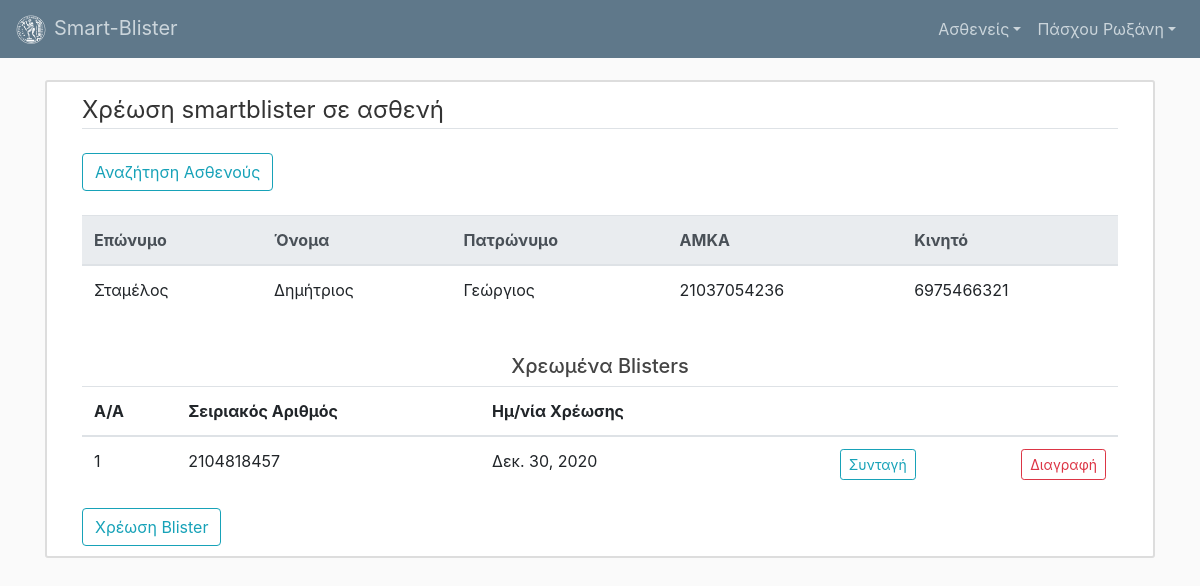
The page /pharmacist/blister/patient/7/ (signed in) on the database its author committed.
### users/models.py (models this page shows, shortened)
class PatientProfile(models.Model):
	user = models.OneToOneField(User,on_delete=models.CASCADE)
	doctor = models.ForeignKey(DoctorProfile, on_delete=models.SET_NULL, blank=True, null=True)

class UserProfile(models.Model):
	id_type_choices = (
		(1,'Αστυνομική'),
		(2,'Διαβατήριο'),
		(3,'Στρατιωτική')
	)
	user = models.OneToOneField(User,on_delete=models.CASCADE)
	amka = models.CharField(max_length=11,unique=True,default='')
	birthdate = models.DateField(default=timezone.now)
	cell_phone = models.BigIntegerField(blank=True)
	id_num = models.CharField(max_length=8,unique=True,default='')
	id_type = models.PositiveSmallIntegerField(choices=id_type_choices,default=1)
	id_date_issued = models.DateField(default=timezone.now)
	id_place_issued = models.CharField(max_length=100,default='')
	father_name = models.CharField(max_length=50,blank=True)
	is_doctor = models.BooleanField(default=False)
	is_pharmacist = models.BooleanField(default=False)
	is_pharmacy = models.BooleanField(default=False)
	is_patient = models.BooleanField(default=False)

### pharmacist/models.py (models this page shows, shortened)
class Blister(models.Model):
	serial = models.CharField(max_length=20)
	patient = models.ForeignKey(PatientProfile, null=True, on_delete=models.PROTECT)
	pharmacist = models.ForeignKey(PharmacistProfile, null=True, on_delete=models.CASCADE)
	charge_date = models.DateField(default=timezone.now)

### pharmacist/views.py (the view)
# urls.py: path('blister/patient/<int:patient_id>/',views.chargedBlisters, name='chargedBlisters'),
@login_required
def chargedBlisters(request,patient_id):
	if request.method == 'POST':
		form = PatientSearchForm(request.POST)
		form1 = BlisterAddForm(request.POST)
		if form.is_valid():
			amka = form.cleaned_data['amka']
			try:
				patient = PatientProfile.objects.get(user__userprofile__amka=amka)
				blisters = patient.blister_set.all().order_by('-charge_date')
			except PatientProfile.DoesNotExist:
				patient = None
				blisters = None
		else:
			patient = None
			blisters = None
	else:
		form = PatientSearchForm()
		form1 = BlisterAddForm()
		try:
			patient = PatientProfile.objects.get(id=patient_id)
			blisters = patient.blister_set.all().order_by('-charge_date')
		except PatientProfile.DoesNotExist:
			patient = None
			blisters = None
	context = {
		'title':'Χρέωση smartblister',
		'form':form,
		'form1':form1,
		'patient':patient,
		'blisters': blisters
	}
	return render(request,'pharmacist/blister_list.html', context)

### pharmacist/forms.py
class PatientSearchForm(forms.Form):
	amka = forms.CharField(label='AMKA',help_text='Εισαγωγή ΑΜΚΑ ασθενούς')

class BlisterAddForm(forms.ModelForm):
	serial = forms.CharField(label="Σειριακός Αριθμός")
	charge_date = forms.DateField(label="Ημ/νία Χρέωσης",initial=timezone.now)
	class Meta:
		model = Blister
		fields = ['serial','charge_date']

### pharmacist/templates/pharmacist/blister_list.html (shortened to what this page needs)
{% extends "dashboard/base.html" %}
{% load crispy_forms_tags %}
{% block body_block %}
  <div class="content-section">
    <div class="container mb-4">
      <legend class="border-bottom mb-4">Χρέωση smartblister σε ασθενή</legend>
      <button type="button mb-4" class="btn btn-outline-info" data-toggle="modal" data-target="#myModal">Αναζήτηση Ασθενούς</button>
    </div>
    <div class="container">
      {% if patient == None %}
      <div class="table-responsive">
        <table class="table">
          <thead class="thead-light">
            <tr>
              <th>Επώνυμο</th>
              <th>Όνομα</th>
              <th>Πατρώνυμο</th>
              <th>ΑΜΚΑ</th>
              <th></th>
            </tr>
          </thead>
          <tbody>
            <tr>
              <th colspan="5">Δεν υπάρχουν δεδομένα</th>
            </tr>
          </tbody>
        </table>
      </div>
      {% else %}
      <div class="table-responsive">
        <table class="table">
          <thead class="thead-light">
            <tr>
              <th>Επώνυμο</th>
              <th>Όνομα</th>
              <th>Πατρώνυμο</th>
              <th>ΑΜΚΑ</th>
              <th>Κινητό</th>
            </tr>
          </thead>
          <tbody>
            <tr>
              <form>
                <td>{{ patient.user.last_name }}</td>
                <td>{{ patient.user.first_name }}</td>
                <td>{{ patient.user.userprofile.father_name }}</td>
                <td>{{ patient.user.userprofile.amka }} </td>
                <td>{{ patient.user.userprofile.cell_phone}}</td>
              </form>
            </tr>
            </tbody>
        </table>
      </div>
      <br>
      <div class="text-center"><h5>Χρεωμένα Blisters</h5></div>
      <div class="table-responsive">
        <table class="table">
          <thead>
            <tr>
              <th>A/A</th>
              <th>Σειριακός Αριθμός</th>
              <th>Ημ/νία Χρέωσης</th>
              <th></th>
              <th></th>
            </tr>
          </thead>
          <tbody>
          {% for blister in blisters %}
          <tr>
            <td>{{ forloop.counter }}</td>
            <td>{{ blister.serial }}</td>
            <td>{{ blister.charge_date }}</td>
            <td>
              <div class="d-flex flex-row-reverse">
                <a href="{% url 'pharmacist:blisterPrescription' patient.id blister.id %}" class="btn btn-outline-info btn-sm">Συνταγή</a>
              </div>
            </td>
            <td>
              <div class="d-flex flex-row-reverse">
                <form action="{% url 'pharmacist:deleteBlister' blister.id %}" method="post">
                  <input class="btn btn-outline-danger btn-sm" type="submit" value="Διαγραφή">
                </form>
              </div>
            </td>
          </tr>
          {% endfor %}
          </tbody>
        </table>
      </div>
      <div class="d-flex flex-row"><button type="button" class="btn btn-outline-info" data-toggle="modal" data-target="#myModal1">Χρέωση Blister</button></div>
      {% endif %}
    </div>
  </div>
{% endblock %}

### dashboard/templates/dashboard/base.html (shortened to what this page needs)
{% load static %}
<!DOCTYPE html>
<html>
<head>
  <link rel="stylesheet" href="https://stackpath.bootstrapcdn.com/bootstrap/4.5.0/css/bootstrap.min.css">
  <link rel="stylesheet" type="text/css" href="{% static 'dashboard/css/main.css' %}">
</head>
<body>
  <header class="site-header">
    <nav class="navbar fixed-top navbar-expand-sm navbar-dark bg-steel">
      <a class="navbar-brand mr-4" href="{% url 'dashboard:index' %}">
        <img class="mr-2" src="{% static 'dashboard/img/pyrforos.png' %}" width="30" height="30" alt="pyrforos" loading="lazy">Smart-Blister
      </a>
      <div class="collapse navbar-collapse" id="navbarToggler">
        <ul class="navbar-nav ml-auto">
          {% if user.is_authenticated %}
            {% if user.userprofile.is_doctor %}
              <li class="nav-item dropdown">
                <a class="nav-link dropdown-toggle" href="#" id="navbardrop" data-toggle="dropdown">Ασθενείς</a>
                <div class="dropdown-menu">
                  <a class="dropdown-item" href="{% url 'doctor:prescription' %}">Συνταγογράφηση Ασθενούς</a>
                  <a class="dropdown-item" href="{% url 'doctor:monitoring_request' %}">Αίτηση πρόσβασης smartblister</a>
                </div>
              </li>
            {% elif user.userprofile.is_pharmacist %}
              <li class="nav-item dropdown">
                <a class="nav-link dropdown-toggle" href="#" id="navbardrop" data-toggle="dropdown">Ασθενείς</a>
              </li>
            {% endif %}
            <li class="nav-item dropdown">
              <a class="nav-link dropdown-toggle" href="#" id="navbardrop" data-toggle="dropdown">{{ user.last_name }} {{ user.first_name }}</a>
            </li>
          {% else %}
            <li class="nav-item"><a class="nav-link" href="{% url 'users:registration' %}">Εγγραφή</a></li>
            <li class="nav-item"><a class="nav-link" href="{% url 'login' %}">Σύνδεση</a></li>
          {% endif %}
        </ul>
      </div>
    </nav>
  </header>
  <main role="main" class="container">
    {% block body_block %}
    {% endblock %}
  </main>
</body>
</html>

### dashboard/static/dashboard/css/main.css (style rules this page uses)
body { background: #fafafa; color: #333333; margin-top: 5rem; }
h1, h2, h3, h4, h5, h6 { color: #444444; }
ul { margin:0; }
.bg-steel { background-color: #5f788a; }
.site-header .navbar-nav .nav-link { color: #cbd5db; }
.site-header .navbar-brand { color: #cbd5db; }
.content-section { background: #ffffff; padding: 10px 20px; border: 2px solid #dddddd; border-radius: 3px; margin-bottom: 20px; }
th, td { padding: 10px; }
input { width: 100%; padding: 2px; border: none; }

### rows shown on the page
PatientProfile: user.last_name "Σταμέλος", user.first_name "Δημήτριος", user.userprofile.father_name "Γεώργιος", user.userprofile.amka "21037054236", user.userprofile.cell_phone "6975466321"
Blister: serial "2104818457", charge_date "Δεκ. 30, 2020"

### other values the page prints
{{ user.last_name }} "Πάσχου"
{{ user.first_name }} "Ρωξάνη"
